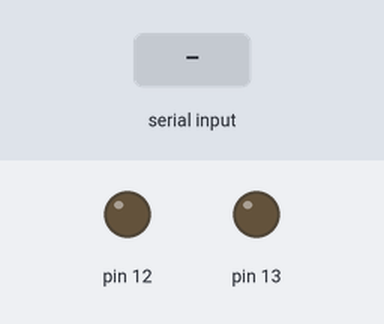
A sketch run on a simulated Arduino Uno, built with avr-gcc and run on an emulated ATmega328P. On the bench: output pins drawn as LEDs (lit = HIGH). Inputs (shaded band) come from the test bench.

Above: at 1.2 s.
1.3 s: "a" received over Serial
At 2.4 s:
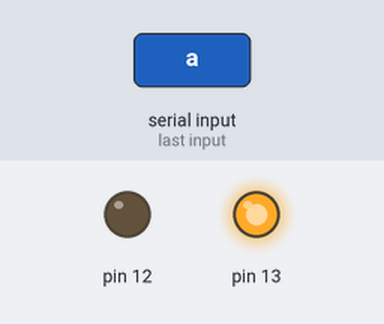
2.8 s: "q" received over Serial
At 3.6 s:
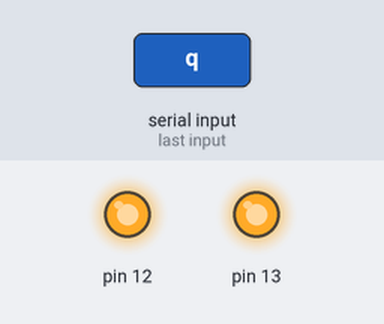
4.3 s: "s" received over Serial
At 4.7 s:
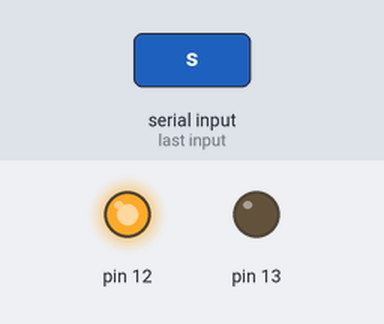
5.8 s: "w" received over Serial
At 7.1 s:
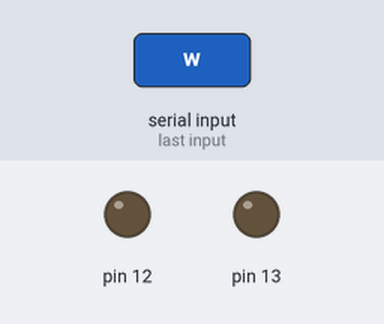
Timing chart, 0 to 8.3 s (numbered marks = the images above; inputs shaded):
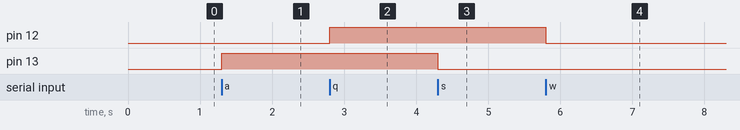

Measured:
- after the input at 1.3 s, pin 13: LOW → HIGH at once
- after the input at 2.8 s, pin 12: LOW → HIGH at once
- after the input at 4.3 s, pin 13: HIGH → LOW at once
- after the input at 5.8 s, pin 12: HIGH → LOW at once

The sketch:

Automacao_com_arduino_aulaII.ino
```cpp
/**
   Automação com Arduino
   @author Fabio Dias
*/
// criando uma variavel que irá receber um caractere
char leitor;//ele cria uma variável que recebe um caractere. Conforme tabela ASCII
void setup() {
  pinMode (13, OUTPUT);
  pinMode (12, OUTPUT);
  Serial.begin(9600);
}

void loop() {
  if (Serial.available()) {//item de segurança. Só vai ler se a comunicação for estabelecida. Ex. Bluetooth
    leitor = Serial.read(); //ele lê o caractere em comunicação
    switch (leitor) {//direcione o conteúdo da variável
      case'a'://se for 'a'faz isso
        digitalWrite(13, HIGH);
        break;//ai para
        case's'://se for 's'faz isso
        digitalWrite(13, LOW);
        break;//ai para
        case'q'://se for 'q'faz isso
        digitalWrite(12, HIGH);
        break;//ai para
        case'w'://se for 'w'faz isso
        digitalWrite(12, LOW);
        break;//ai para
    }
  }
}
```
